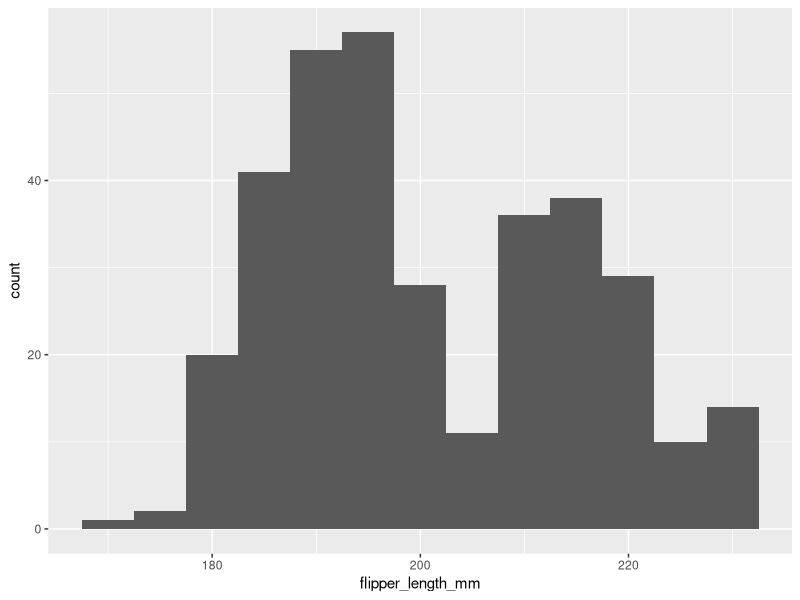
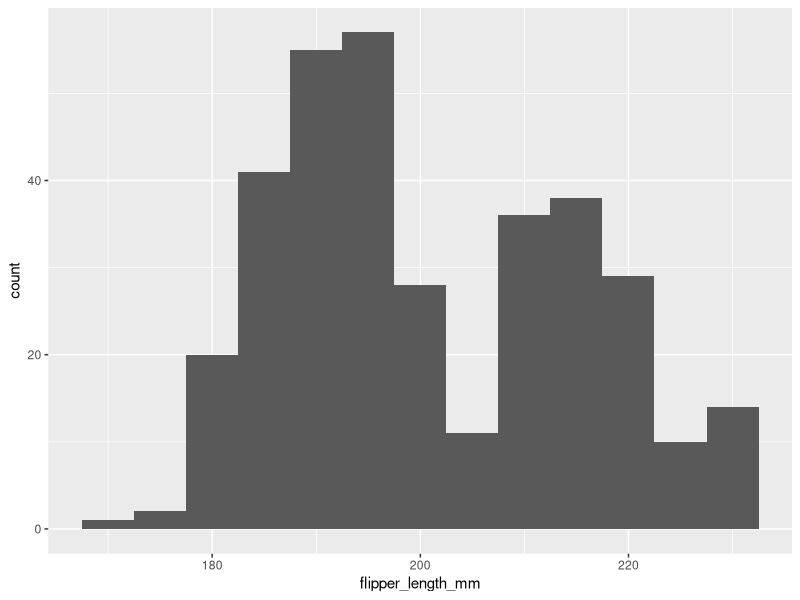

Write the R code that produced these figures, in order.

            library(ggplot2)
            library(palmerpenguins)
            built_answer <- tryCatch(
                {
                    set.seed(42)
                    ggplot(penguins, aes(x = flipper_length_mm)) + geom_histogram(binwidth = 5)
                    suppressWarnings(
                        if (!file.exists("/sandbox/figures/flipper-length_histogram_answer.png")) {
                            ggsave(
                                width = 3,
                                height = 3,
                                "/sandbox/figures/flipper-length_histogram_answer.png"
                            )
                        }
                    )
                    suppressWarnings(
                        ggplot_build(last_plot())
                    )
                },
                error = function(e) {
                    'ERROR'
                }
            )
            built_submission <- tryCatch(
                {
                    set.seed(42)
                    ggplot(penguins, aes(x = flipper_length_mm)) +
  geom_histogram(binwidth = 5)
                    suppressWarnings(
                        ggsave(
                            width = 3,
                            height = 3,
                            "figures/flipper-length_histogram_submission_qwen3.5.png"
                        )
                    )
                    suppressWarnings(
                        ggplot_build(last_plot())
                    )
                },
                error = function(e) {
                    'ERROR'
                }
            )
            cat(isTRUE(all.equal(built_answer, built_submission)))
        
